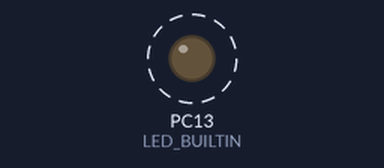
A program run on a simulated STM32 Black Pill. Parts: output pins drawn as LEDs (lit = HIGH). Dashed ring = blinking.

Above: at 0.2 s.
Timing chart, 0 to 3.0 s (numbered marks = the images above):
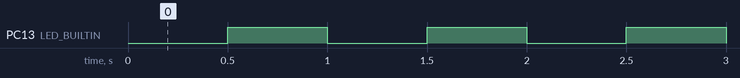

Measured:
- by itself, PC13 (LED_BUILTIN): alternates HIGH for 0.50 s and LOW for 0.50 s

The program:

main.cpp
```cpp
#include <Arduino.h>

// Оголошуємо покажчик на об'єкт таймера
HardwareTimer *MyTim;

// Прапорець стану світлодіода
volatile bool ledState = false;

// Функція обробки переривання (Callback / ISR)
// Вона має виконуватися якомога швидше!
void Update_IT_callback(void)
{
  ledState = !ledState;
  digitalWrite(LED_BUILTIN, ledState);
}

void setup()
{
  // Налаштовуємо пін вбудованого світлодіода на вихід
  pinMode(LED_BUILTIN, OUTPUT);

  // 1. Ініціалізуємо таймер. Використовуємо TIM2 (доступний майже на всіх STM32)
  // Автоматично вибирається екземпляр для конкретного мікроконтролера
  MyTim = new HardwareTimer(TIM2);

  // 2. Встановлюємо частоту спрацьовування або період.
  // Можна задавати в Герцах (HERTZ_FORMAT) або мікросекундах (MICROSEC_FORMAT).
  // Наприклад, 2 Гц = спрацьовування двічі на секунду (кожні 500 мс)
  MyTim->setOverflow(2, HERTZ_FORMAT);

  // Альтернативний варіант через мікросекунди (раскомментуйте за потреби):
  // MyTim->setOverflow(500000, MICROSEC_FORMAT);

  // 3. Прив'язуємо нашу функцію обробки переривання до таймера
  MyTim->attachInterrupt(Update_IT_callback);

  // 4. Запускаємо таймер
  MyTim->resume();
}

void loop()
{
  // Головний цикл абсолютно порожній або виконує іншу логіку.
  // Таймер працює повністю на апаратному рівні.
}
```
